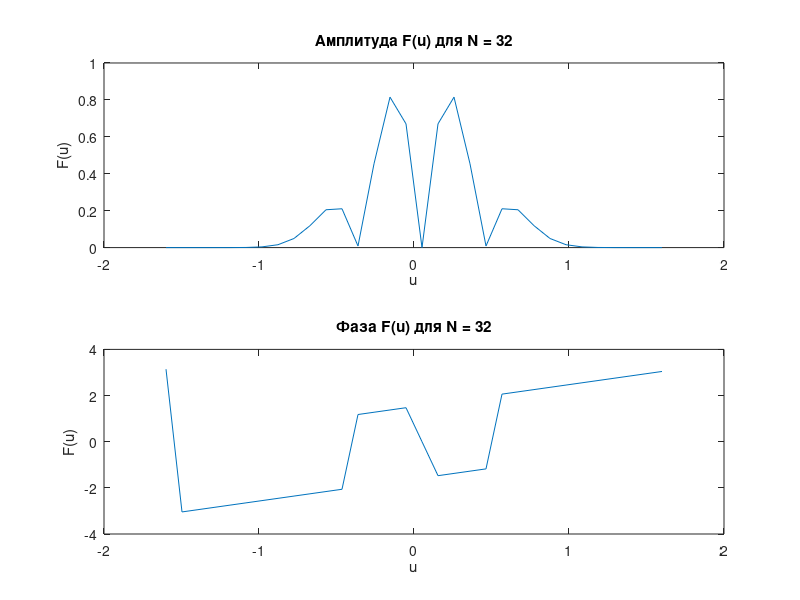
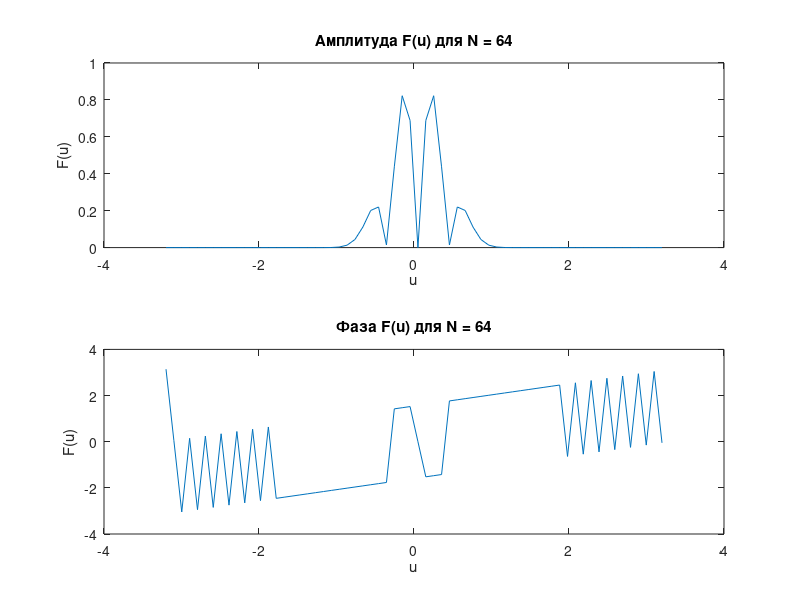
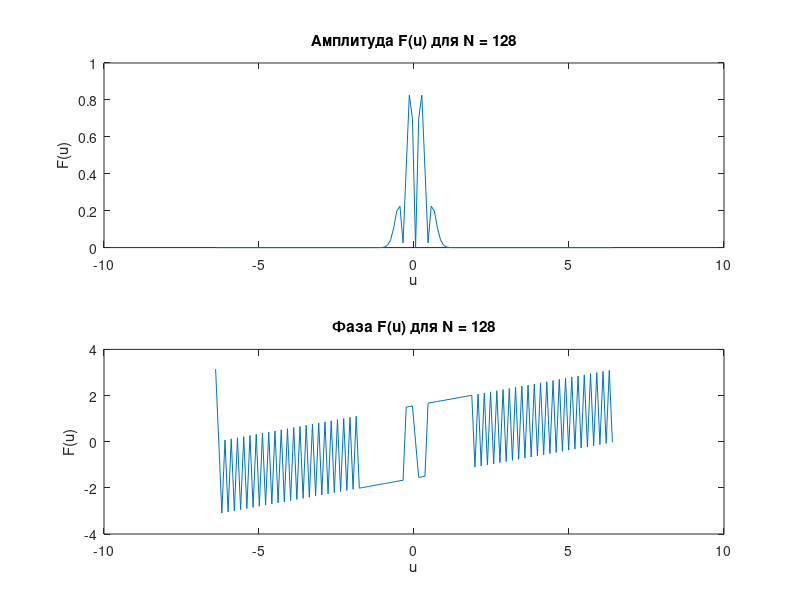
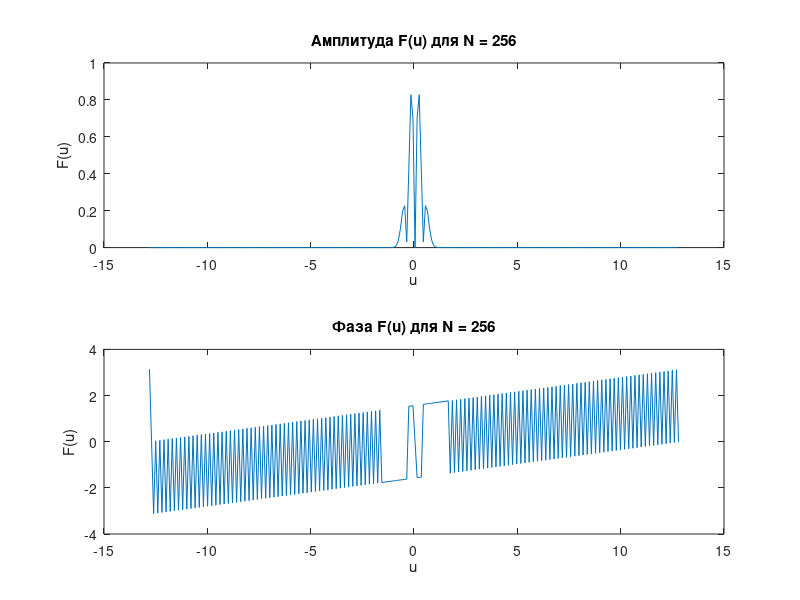

Write the MATLAB code that produced these figures, in order.
% Параметры
N_values = [32, 64, 128, 256]; % Различные значения N
a = 5;

for N = N_values
    M = N; % M = N
    hx = 2 * a / N; % Шаг по x
    input_field = @(x) x.^3 .* exp(-x.^2);

    % Шаг 1: Дискретизация входной функции f(x)
    x = linspace(-a, a, N);
    f = input_field(x);

    % Шаг 2: Дополнение вектора f нулями до размерности M
    f_padded = [zeros(1, (M-N)/2), f, zeros(1, (M-N)/2)];

    % Шаг 3: Разбить вектор f на две половины и поменять их местами
    f_swapped = [f_padded((M/2+1):end), f_padded(1:(M/2))];

    % Шаг 4: Выполнить БПФ от f и умножить результат на шаг hx
    F = fft(f_swapped) * hx;

    % Шаг 5: Разбить вектор F на две половины и поменять их местами
    F = [F((M/2+1):end), F(1:(M/2))];

    % Шаг 6: «Вырезать» центральную часть вектора F, оставив центральные N элементов
    F = F((M/2-N/2+1):(M/2+N/2));

    % Шаг 7: Пересчитать область задания функции Fa(u) по формуле (7)
    b = N^2 / (4 * a * M);
    u = linspace(-b, b, N);

    % Вывод результатов
    figure;
    subplot(2,1,1);
    plot(u, abs(F));
    title(['Амплитуда F(u) для N = ', num2str(N)]);
    xlabel('u');
    ylabel('F(u)');

    subplot(2,1,2);
    plot(u, angle(F));
    title(['Фаза F(u) для N = ', num2str(N)]);
    xlabel('u');
    ylabel('F(u)');
end
